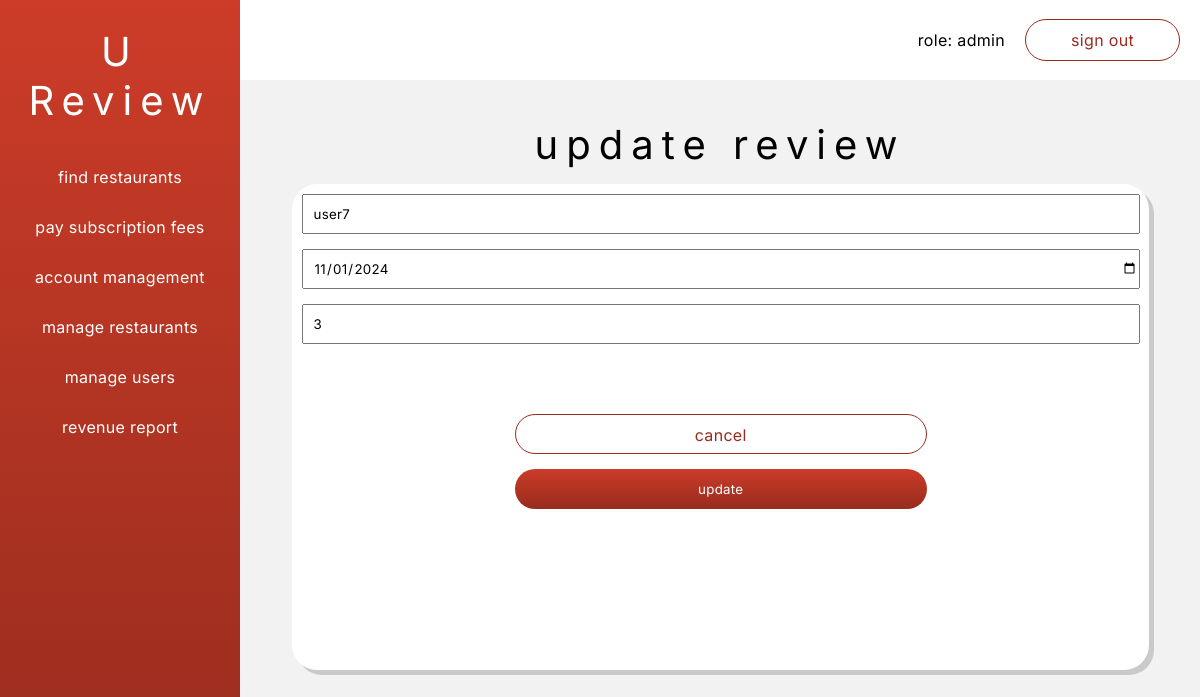
The page /phpViews/reviewManagement/updateReview.php?review_id=7&food_id=3&restaurant_id=1 (signed in) on the database its author committed.
### tables this page shows
CREATE TABLE IF NOT EXISTS `review` (
  `review_id` int NOT NULL AUTO_INCREMENT,
  `user_id` int NOT NULL,
  `food_id` int NOT NULL,
  `rating` int NOT NULL,
  `date` date NOT NULL,
  PRIMARY KEY (`review_id`,`user_id`,`food_id`),
  KEY `user_id` (`user_id`),
  KEY `food_id` (`food_id`)
);

CREATE TABLE IF NOT EXISTS `user` (
  `user_id` int NOT NULL AUTO_INCREMENT,
  `username` varchar(30) NOT NULL,
  `name` varchar(30) NOT NULL,
  `password` varchar(90) NOT NULL,
  `email` varchar(60) NOT NULL,
  `role` varchar(30) NOT NULL,
  PRIMARY KEY (`user_id`)
);

### security/sanitize.php (called while the page is built)
<?php
function sanitize($conn, $string) {
    $string = stripslashes($string);
    $string = $conn->real_escape_string($string);
    return htmlentities($string);
}
?>

### phpViews/reviewManagement/updateReview.php (the view, shortened to what this page needs)
<!DOCTYPE html>
<html lang="en">
<head>
    <link rel="stylesheet" href="../../styles.css">
</head>
<body>
    <div class="dashboard-container">
        <div class="dashboard-left-container">
            <h1 class="dashboard-nav-title">U Review</h1>
            <?php
                require_once "../../components/dashboardleftContainer.php";
            ?>
        </div>
        <div class="dashboard-right-container">
            <?php
                require_once "../../components/dashboardNavBar.php";
            ?>
            <div class="dashboard-main">
                <div class="title">update review</div>
                <div class="dashboard-list-container">
                    <?php
                        require_once '../../security/checksession.php';
                        require_once '../../security/sanitize.php';
                        $conn = new mysqli($hn, $un, $pw, $db);
                        $restaurant_id = sanitize($conn, $_GET['restaurant_id']);
                        $food_id = sanitize($conn, $_GET['food_id']);
                        $review_id = sanitize($conn,$_GET['review_id']);
                        $query = "SELECT r.rating, r.date, u.username FROM review as r JOIN user as u ON r.user_id = u.user_id WHERE review_id='$review_id'";
                        $result = $conn->query($query);
                        if($result->num_rows > 0){
                            while($row = $result->fetch_array(MYSQLI_ASSOC)){
                                $rating = $row['rating'];
                                $date = $row['date'];
                                $username = $row['username'];
                                echo <<< _END
                                <form class="restaurant-input-grid" method="post" action="updateReview.php?restaurant_id=$restaurant_id&food_id=$food_id">
                                    <input readonly required maxlength="30" value='$username' type="text" name="username" id="review-username" placeholder="username">
                                    <input required type="date" name="date" id="review-date" value='$date' placeholder="date">
                                    <input required type="number" min="0" max="5" value="$rating" name="rating" id="review-rating" placeholder="rating">
                                    <input hidden value='$restaurant_id' name='restaurant_id'>
                                    <input hidden value='$review_id' name='review_id'>
                                    <input hidden value='$food_id' name='food_id'>
                                    <a href="viewReview.php?restaurant_id=$restaurant_id&food_id=$food_id" id="cancel-change-restaurant">cancel</a>
                                    <button id="confirm-change-restaurant">update</button>
                                </form>
                            _END;
                            }
                        }
                    ?>
                </div>
            </div>
    </div>
</body>
</html>
<?php
require_once '../../security/checksession.php';
require_once '../../security/sanitize.php';
?>

### styles.css (style rules this page uses)
:root { --white: white; --lightRed: #cc3c28; --darkRed: #972c1e; --redGradient: linear-gradient( var(--lightRed), var(--darkRed) ); --lightgrey: #f2f2f2; --darkgrey:#cacaca; }
* { font-family: "Inter", sans-serif; letter-spacing: .02em; font-weight: normal; scroll-behavior: smooth; }
body { height: 100vh; width: 100vw; margin:0; padding:0; display: flex; flex-direction: column; justify-content: center; align-items: center; }
.title { font-size: 64px; letter-spacing: .2em; text-align: center; }
.dashboard-container { width: 100vw; height: 100vh; margin: 0; padding: 0; display:flex; }
.dashboard-left-container { width: 20%; background:var(--redGradient); height: 100%; overflow: scroll; scroll-behavior: smooth; }
.dashboard-right-container { width: 80%; height: 100%; }
.dashboard-main { height: 90%; background-color: var(--lightgrey); display: flex; flex-direction: column; align-items: center; gap: 15px; padding:15px; padding-top: 40px; box-sizing: border-box; }
.dashboard-nav-title { font-size: 40px; text-align: center; color: var(--white); letter-spacing: 0.2em; }
.dashboard-list-container { width: 90%; height: 70%; border-radius: 25px; background-color: white; box-shadow: 5px 5px var(--darkgrey); padding: 10px; overflow: scroll; }
.restaurant-input-grid { width: 100%; display: grid; height: 60%; gap: 15px; grid-template-columns: repeat(4,1fr); grid-template-rows: repeat(7,1fr); }
.restaurant-input-grid > input { padding-left: 10px; }
#review-username { grid-row: 1; grid-column: 1/ span 4; }
#review-date { grid-row: 2; grid-column: 1 / span 4; }
#review-rating { grid-row: 3; grid-column: 1 / span 4; }
#confirm-change-restaurant { grid-row: 6; grid-column: 2 / span 2; background: var(--redGradient); color: var(--white); border: none; border-radius: 150px; }
#cancel-change-restaurant { grid-row: 5; grid-column: 2 / span 2; background: transparent; color: var(--darkRed); border: 1px solid var(--darkRed); border-radius: 150px; text-align: center; padding: 10px; text-decoration: none; }
@media screen and (max-height: 1000px) { .title { font-size: 40px; } }
@media screen and (max-height: 1000px) { .restaurant-input-grid { width: 79%; display: grid; height: 60%; gap: 15px; grid-template-columns: repeat(4,30%); grid-template-rows: repeat(6,40px); } }

### rows shown on the page
review: username "user7", date "11/01/2024", rating "3"

### other values the page prints
$role "admin"
